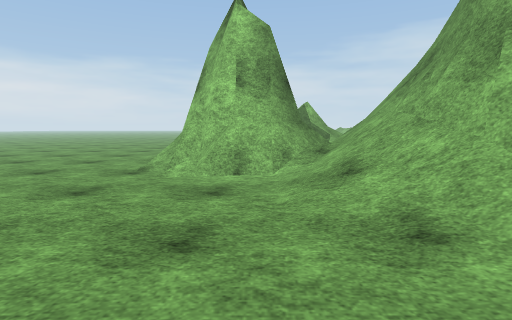
view 1 (above)

24 first-person views from a walk through a 3-D level made in the Unity game engine. The camera is 1.2 m above the floor, tilts 6° down and sees 80° across. The floor is counted in squares, 1 m on a side. Each view is taken from the middle of a square. On the plan, view 1 faces up. The plan holds only what a view shows up to about 13 squares ahead; the rest is blank. The place goes on beyond the plan. The player character is not drawn. Surface patterns are stand-ins for the level's own textures.

view 2
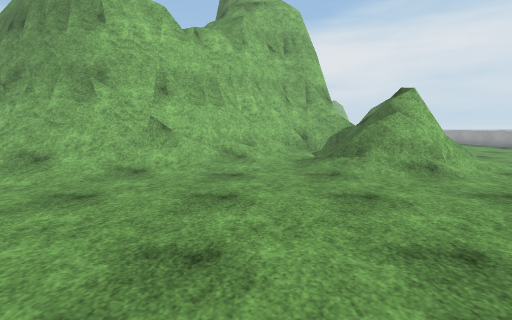

view 3
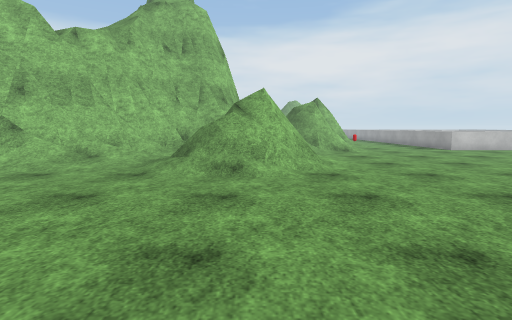

view 4
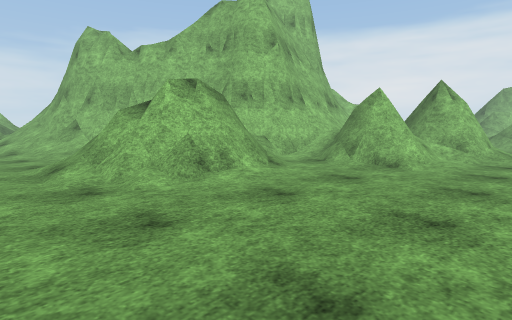

view 5
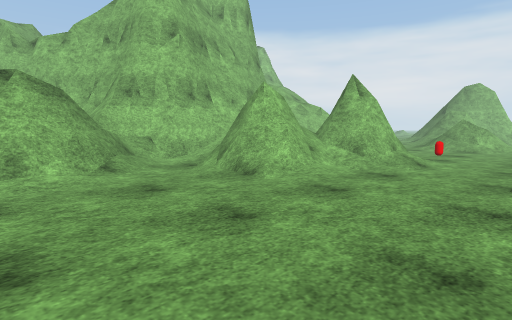

view 6
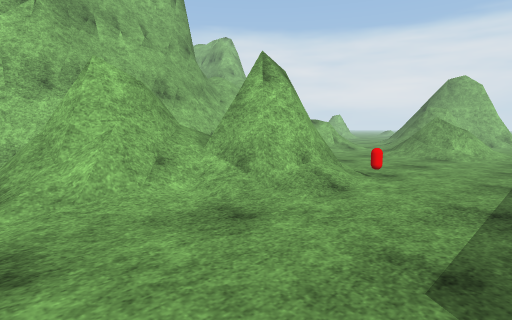

view 7
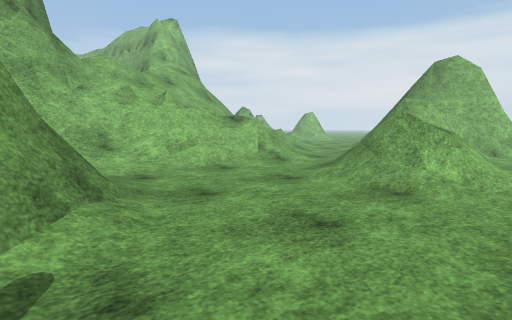

view 8
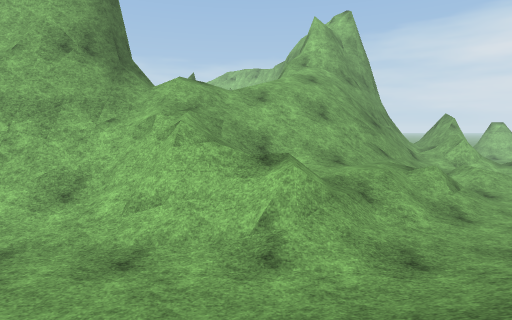

view 9
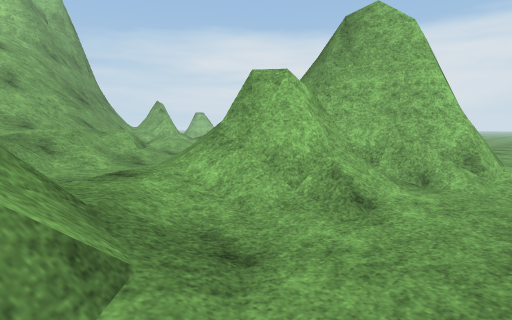

view 10
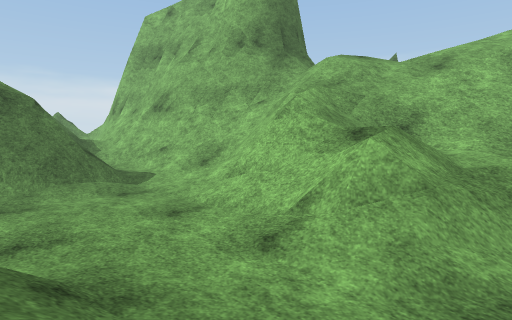

view 11
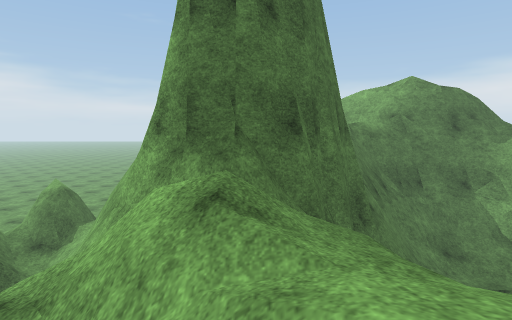

view 12
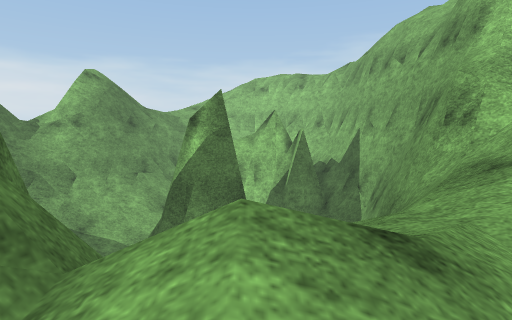

view 13
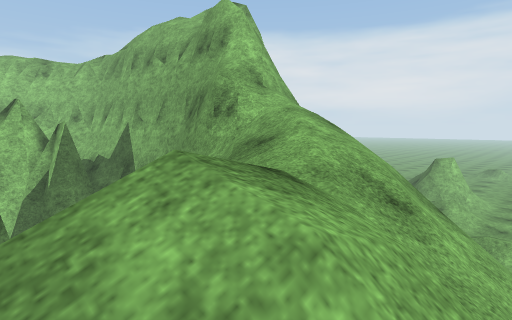

view 14
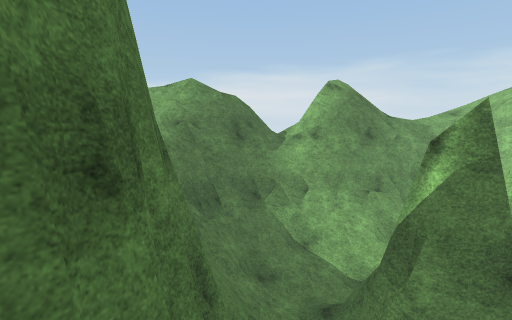

view 15
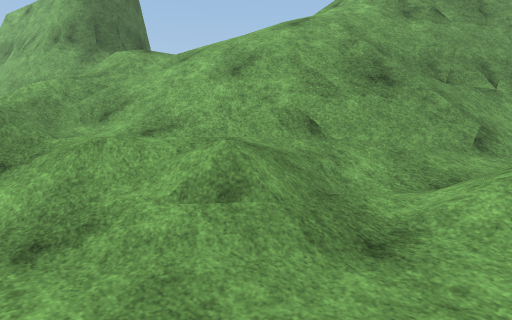

view 16
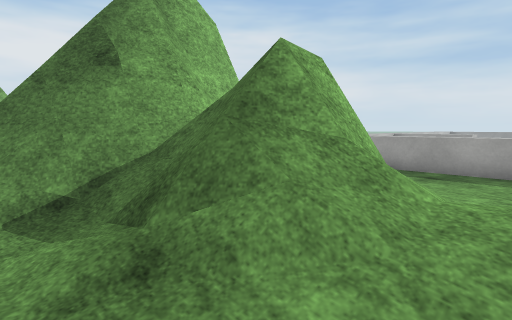

view 17
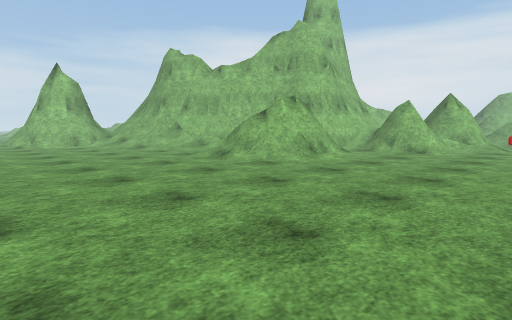

view 18
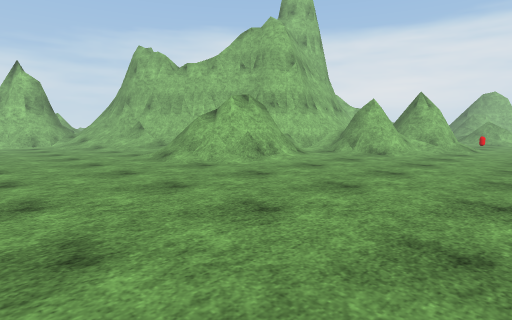

view 19
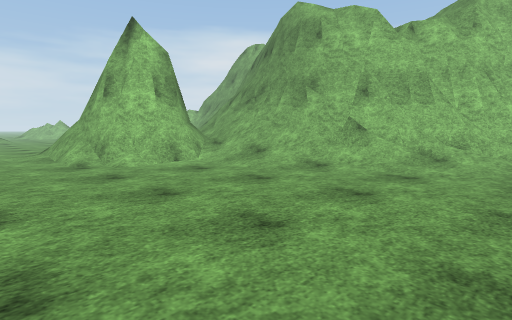

view 20
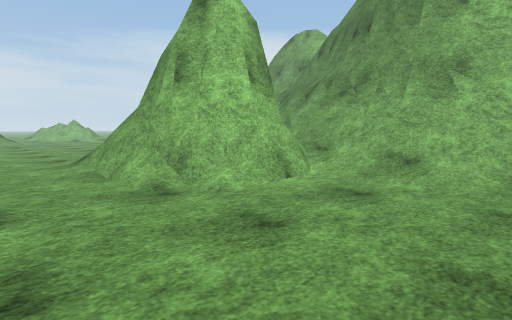

view 21
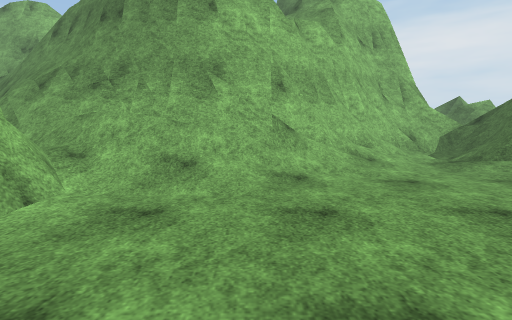

view 22
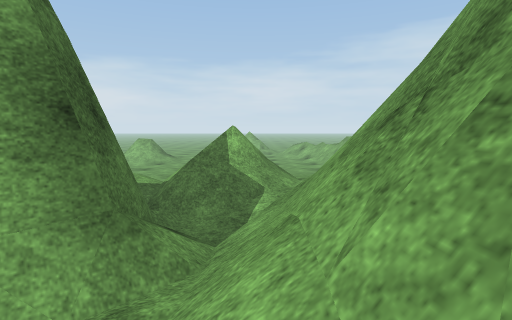

view 23
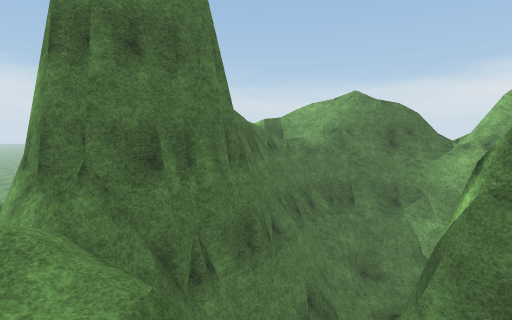

view 24
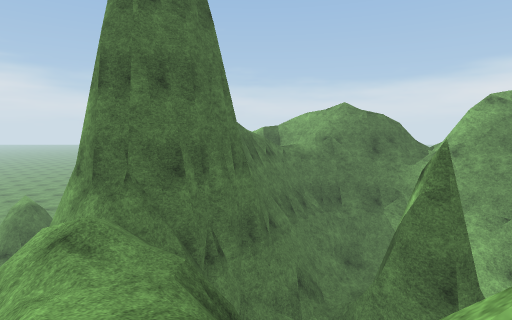

### Floor plan
Key: @ floor where view 1 was taken; # wall or solid block; . main floor; : floor 0.25 m higher than the main floor; + floor 1 m higher than the main floor; * floor 1.25 m higher than the main floor; % floor 3.25 m higher than the main floor; / step, stairs or slope; = window, fence, low wall or low ledge; v drop or lower ground; O other object.
Columns run from 6 left of view 1 to 33 right of it. Each row starts with its distance up from view 1.
 12 ...=#  ////=#    #=vvvvv   vv#vvv##
 11 ...=#  #//=##    #vvvvvv    v vvv##
 10 .../#  #//##     ##vvvvv      vvv##
  9 .../####//##     ##vvvvv ##v  vvv##
  8 ..../###//#       #vvvvvv##v  vvv##
  7 .......///#       #=vvvvvvv   vvv######
  6 .......///#       ##vvvvv     vv#=#####
  5 .......///##       #vvvvv     v/#//####
  4 ........//=#       ####vvv v v/////==//
  3 ........///##         ###vvv///////%v=/
  2 .........//##           ##//////////==/
  1 .........///##          ##=///////===///
  0 ......@...:/##          ##////////=/////
 -1  ..........//##         ##//////////////
 -2 ........./::/=#        ##=////////////..
 -3  ......./////###      ###=////////////..
 -4  ......./=##=*##########=//==////////..
 -5 ......../=####==##===/=////===/////... /
 -6  ........O###=/./O# //////////==/...../=
 -7  ........//=//..O==#//=#/.....///..///=#
 -8 .............../=#===##==........//=+###
 -9 ................====####/...../////###
-10 ................/=/=###=.....//////#####
-11 ...................==#=...../==////====#
-12 ......................=...../////..///##
-13  ............................///....../=
-14 . .............................. .....
-15   . ..... . ..........            ...

Where each view was taken, in squares from view 1:
view 1: 0 up, 0 right, facing up
view 2: 0 up, 6 left, facing right
view 3: 5 down, 6 left, facing right
view 4: 13 down, 0 right, facing up-right
view 5: 15 down, 4 right, facing up-right
view 6: 15 down, 9 right, facing up-right
view 7: 14 down, 16 right, facing up-right
view 8: 12 down, 24 right, facing up
view 9: 14 down, 25 right, facing up-right
view 10: 10 down, 27 right, facing up-left
view 11: 1 up, 25 right, facing left
view 12: 1 down, 21 right, facing up
view 13: 1 down, 20 right, facing up-right
view 14: 1 up, 21 right, facing up-left
view 15: 5 down, 33 right, facing up-left
view 16: 6 down, 27 right, facing down-right
view 17: 14 down, 6 left, facing up-right
view 18: 15 down, 4 left, facing up-right
view 19: 2 down, 6 left, facing up-right
view 20: 3 up, 6 left, facing up-right
view 21: 4 up, 5 left, facing right
view 22: 6 up, 3 right, facing up
view 23: 4 up, 25 right, facing left
view 24: 4 up, 27 right, facing left
